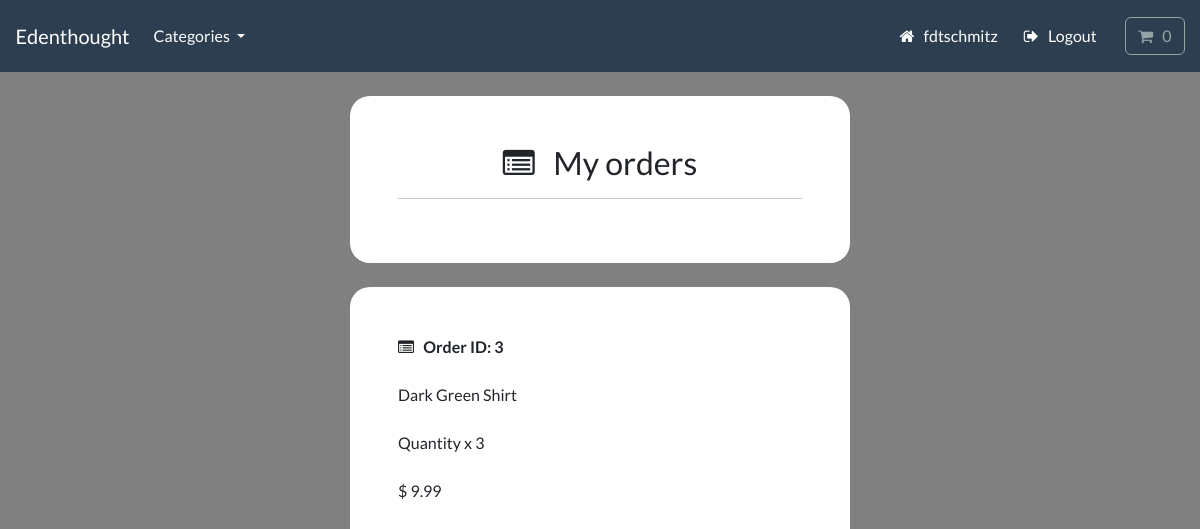
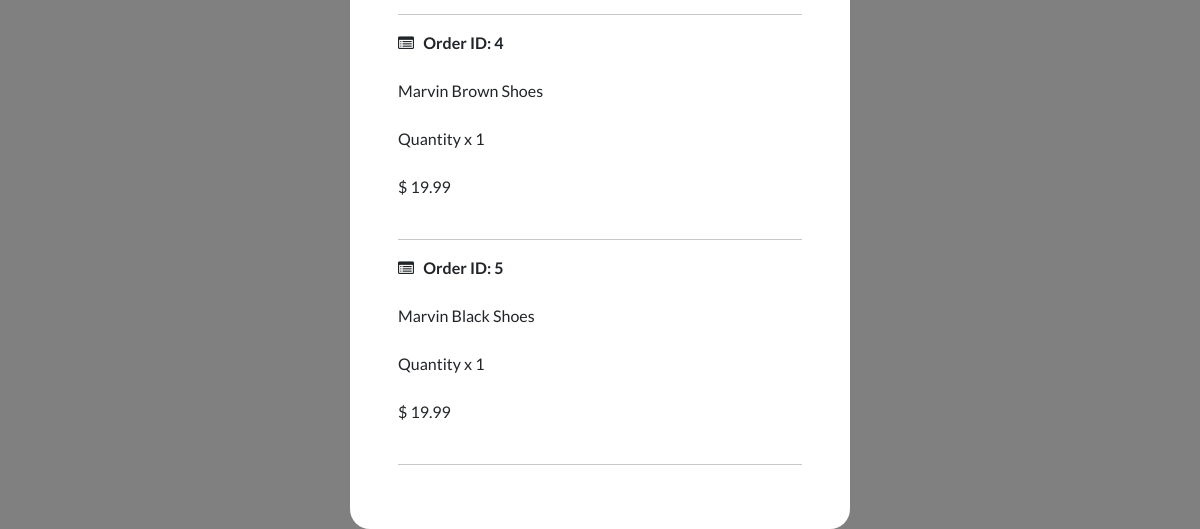
Page /account/track-orders (signed in) on the earlier database version (2 pictures, top to bottom).
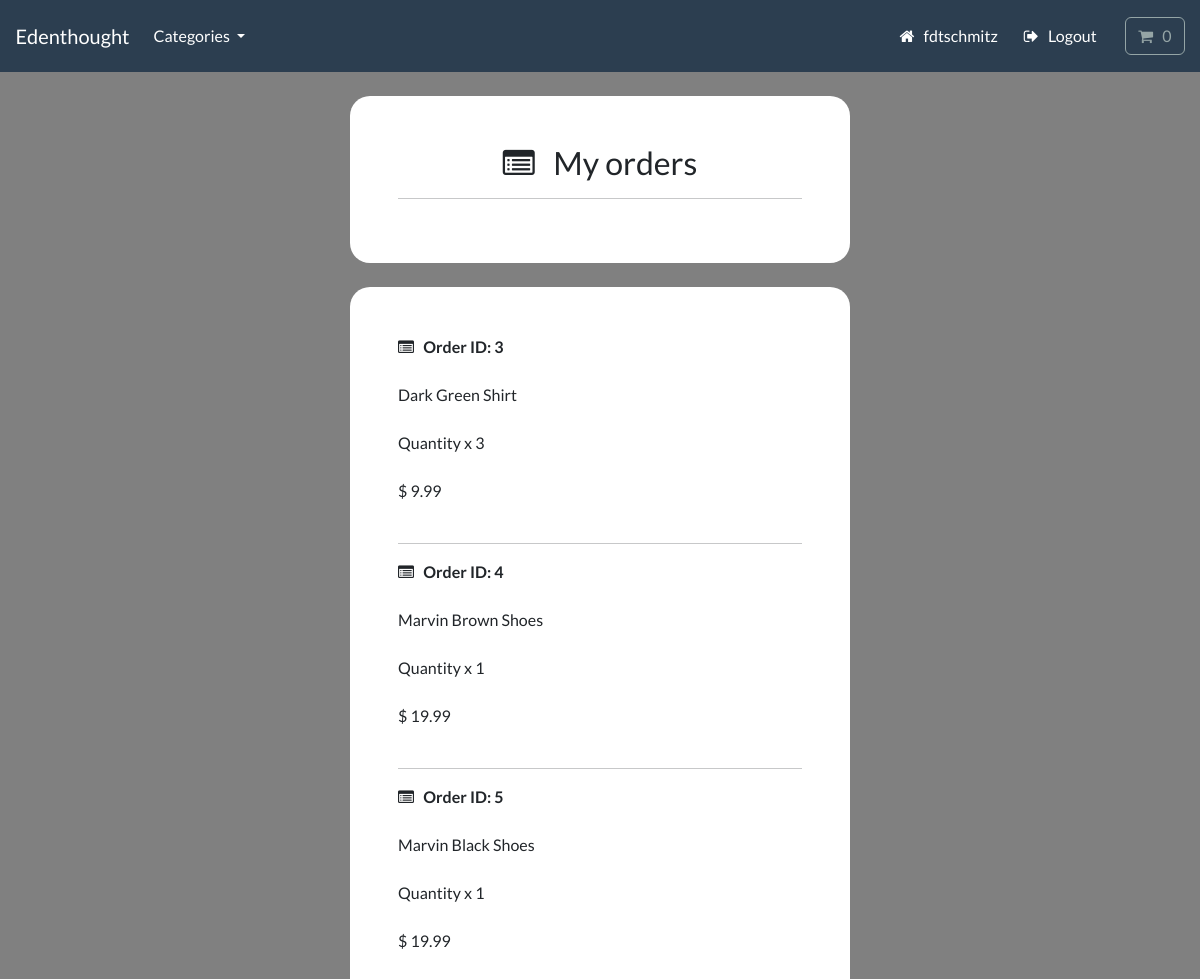
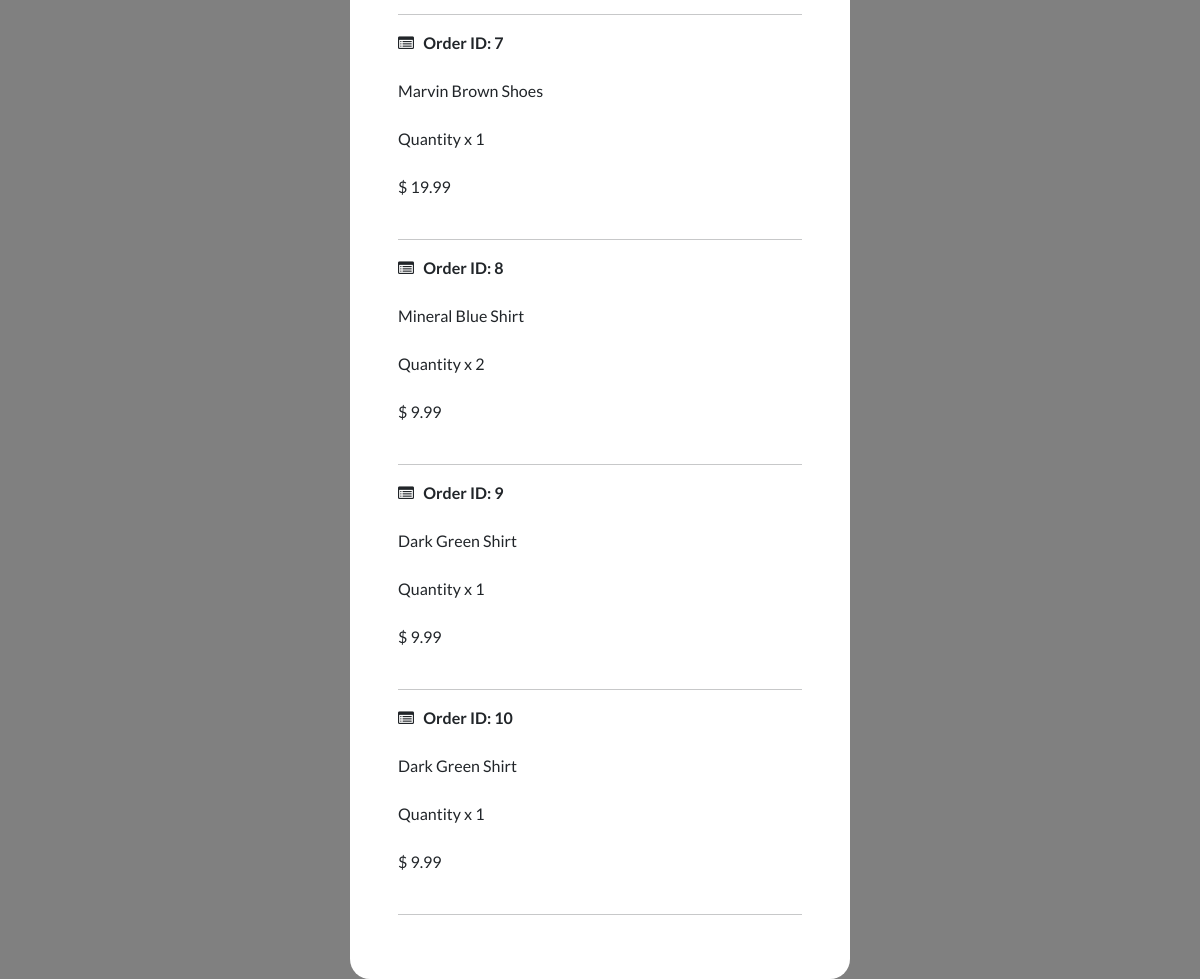
Same page on the later database version (2 pictures, top to bottom).
### payment/models.py (models this page shows, shortened)
class OrderItem(models.Model):
    order = models.ForeignKey(Order, on_delete=models.CASCADE, null=True)
    product = models.ForeignKey(Product, on_delete=models.CASCADE, null=True)
    quantity = models.PositiveBigIntegerField(default=1)
    price = models.DecimalField(max_digits=8, decimal_places=2)
    user = models.ForeignKey(User, on_delete=models.CASCADE, null=True, blank=True)

### store/models.py (models this page shows, shortened)
class Product(models.Model):
    category = models.ForeignKey(Category, related_name='produt', on_delete=models.CASCADE, null=True)
    title = models.CharField(max_length=250)
    brand = models.CharField(max_length=250, default='un-branded')
    description = models.TextField(blank=True)
    slug = models.SlugField(max_length=255)
    price = models.DecimalField(max_digits=4, decimal_places=2)
    image = models.ImageField(upload_to='images/')
    class Meta:
        verbose_name_plural = 'products'
    def __str__(self):
        return self.title

### account/views.py (the view)
# urls.py: path('track-orders', views.track_orders, name='track-orders'),
@login_required(login_url='my-login')
def track_orders(request):
    try:
        orders = OrderItem.objects.filter(user=request.user)
        context = {'orders':orders}
        return render(request, 'account/track-orders.html', context=context)
    except:
        return render(request, 'account/track-orders.html')

### cart/cart.py (called while the page is built)
    def __len__(self):
        return sum(item['qty'] for item in self.cart.values())

### cart/context_processors.py (called while the page is built)
def cart(request):
    return {'cart': Cart(request)}

### store/models.py (called while the page is built)
    def get_absolute_url(self):
        return reverse("list-category", args=[self.slug])

### store/views.py (called while the page is built)
def categories(request):
    all_categories = Category.objects.all()
    return {'all_categories': all_categories}

### account/templates/account/track-orders.html (shortened to what this page needs)
{% include "store/base.html" %}
{% load static %}
{% block content %}
    <div class="container bg-white shadow-md p-5 form-layout">
        <div class="text-center">
            <h3> <i class="fa fa-list-alt" aria-hidden="true"></i> &nbsp; My orders </h3>
            <hr>
        </div>
    </div>
    <div class="container bg-white shadow-md p-5 form-layout">
        {% for order in orders %}
        <strong> <i class="fa fa-list-alt" aria-hidden="true"></i> &nbsp; Order ID: {{order.id}} </strong>
        <br> <br>
        {{order.product}}
        <br> <br>
        Quantity x {{order.quantity}}
        <br> <br>
        $ {{order.price}}
        <br> <br>
        <hr>
        {% endfor %}
    </div>
{% endblock %}

### store/templates/store/base.html (shortened to what this page needs)
{% load static %}
<!DOCTYPE html>
<html>
    <head>
        <link rel="stylesheet" href="https://bootswatch.com/5/flatly/bootstrap.min.css">
        <link rel="stylesheet" href="https://cdnjs.cloudflare.com/ajax/libs/font-awesome/4.7.0/css/font-awesome.min.css">
        <link rel="stylesheet" href="{% static 'css/styles.css' %}">
    </head>
    <nav class="navbar navbar-expand-lg bg-primary justify-content-center">
        <a class="navbar-brand main-heading text-white" href="{% url 'store' %}">
        &nbsp; &nbsp; Edenthought
        </a>
        <div class="collapse navbar-collapse" id="navbarCollapse">
            <ul class="navbar-nav me-auto mb-2 mb-md-0">
                <li class="nav-item dropdown">
                    <a class="nav-link dropdown-toggle text-white" href="#" id="navbarDropdown" role="button"
                    data-bs-toggle="dropdown" aria-expanded="false">
                        Categories
                    </a>
                </li>
            </ul>
        </div>
        <div class="collapse navbar-collapse text-center" id="navbarNavDropdown">
            <ul class="navbar-nav ms-auto">
                {% if user.is_authenticated %}
                    <li class="nav-item">
                        <a class="btn btn-alert navbar-btn text-white" type="button"  href="{% url 'dashboard' %}">
                            <i class="fa fa-home" aria-hidden="true"></i> &nbsp; {{user}}
                        </a>
                    </li>
                    <li class="nav-item">
                        <a class="btn btn-alert navbar-btn text-white" type="button"  href="{% url 'user-logout' %}">
                            <i class="fa fa-sign-out" aria-hidden="true"></i> &nbsp; Logout
                        </a>
                    </li>
                {% endif %}
                <li class="nav-item">
                    <a type="button" role="button" href=" {% url 'cart-summary' %}" class="btn btn-outline-secondary">
                        <i class="fa fa-shopping-cart" aria-hidden="true"> </i>
                        <div id="cart-qty" class="d-inline-flex">
                            {% with qty_amount=cart|length %}
                                {% if qty_amount > 0 %}
                                    {{ qty_amount }}
                                    {% else %}
                                        0
                                {% endif %}
                            {% endwith %}
                        </div>
                    </a>
                </li>
            </ul>
        </div>
    </nav>
    <body>
    </body>
</html>

### static/css/styles.css (style rules this page uses)
.form-layout { border-radius: 20px; width: 500px; }

### account/templates/account/track-orders.html (style rules this page uses)
body { background-color: gray; }

Differences in the rows shown:
added OrderItem: id "7", product "Marvin Brown Shoes", quantity "1", price "19.99"
added OrderItem: id "8", product "Mineral Blue Shirt", quantity "2", price "9.99"
added OrderItem: id "9", product "Dark Green Shirt", quantity "1", price "9.99"
added OrderItem: id "10", product "Dark Green Shirt", quantity "1", price "9.99"
